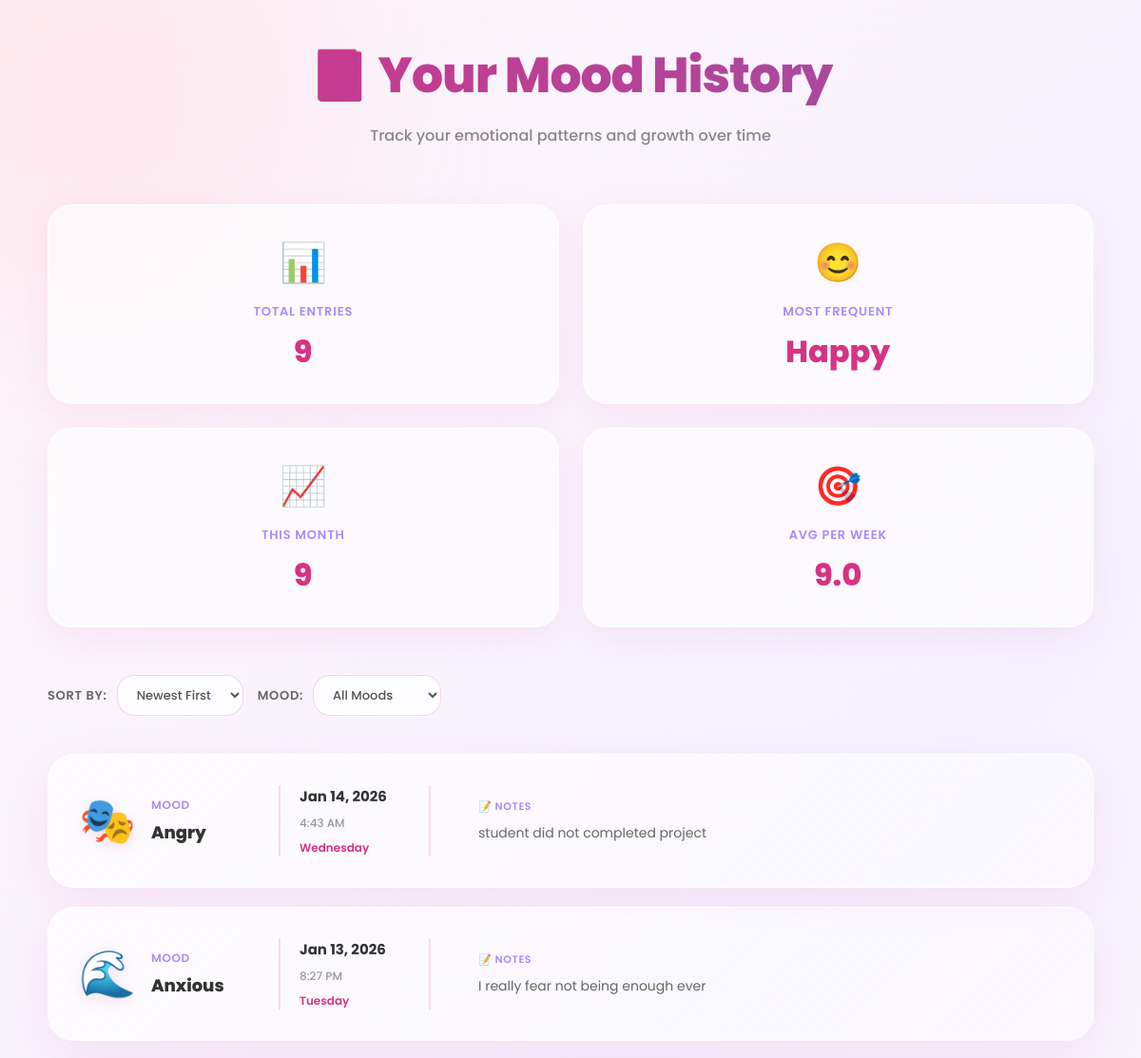
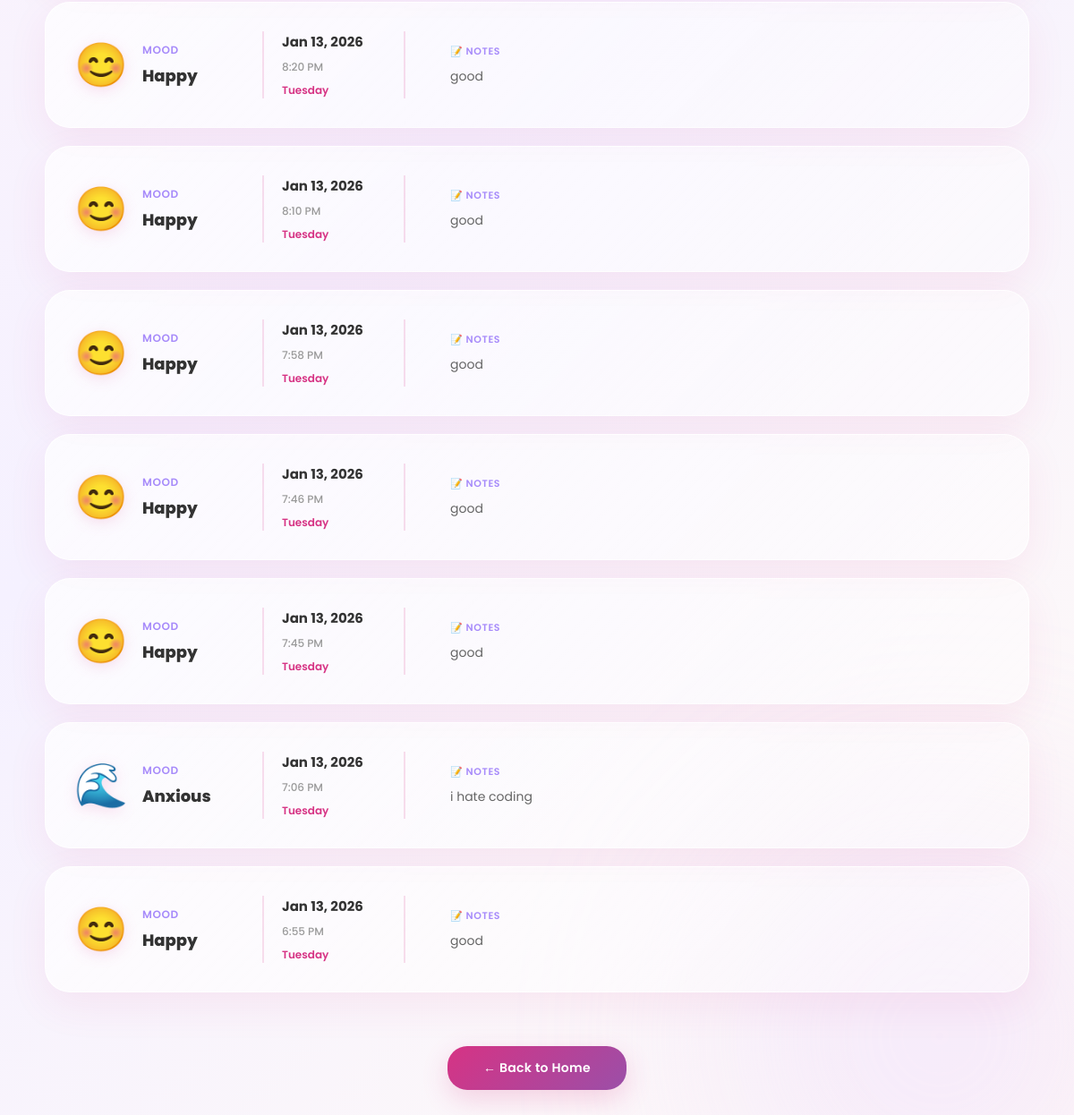
Page /history/ (signed in) on the committed database (2 pictures, top to bottom).
### myapp/models.py (models this page shows, shortened)
class Mood(models.Model):
    MOOD_CHOICES = [
        ("happy", "Happy"),
        ("sad", "Sad"),
        ("anxious", "Anxious"),
        ("angry", "Angry"),
        ("calm", "Calm"),
        ("tired", "Tired"),
    ]
    user = models.ForeignKey(User, on_delete=models.CASCADE)
    note = models.TextField()
    mood_type = models.CharField(max_length=20, choices=MOOD_CHOICES)
    created_at = models.DateTimeField(auto_now_add=True)

### myapp/views.py (the view)
# urls.py: path('history/', mood_history, name='mood_history'),
@login_required(login_url='/login/')
def mood_history(request):
    moods = Mood.objects.filter(user=request.user).order_by('-created_at')
    sort_by = request.GET.get('sort', 'newest')
    mood_filter = request.GET.get('mood', '')
    if sort_by == 'oldest':
        moods = moods.order_by('created_at')
    else:
        moods = moods.order_by('-created_at')
    if mood_filter:
        moods = moods.filter(mood_type__iexact=mood_filter)
    total_entries = Mood.objects.filter(user=request.user).count()
    most_common_mood = 'N/A'
    if total_entries > 0:
        mood_counts = Mood.objects.filter(user=request.user).values('mood_type').annotate(count=Count('id')).order_by('-count')
        if mood_counts.exists():
            most_common_mood = mood_counts[0]['mood_type']
    current_month_start = timezone.now().replace(day=1, hour=0, minute=0, second=0, microsecond=0)
    month_entries = Mood.objects.filter(user=request.user, created_at__gte=current_month_start).count()
    seven_days_ago = timezone.now() - timedelta(days=7)
    week_entries = Mood.objects.filter(user=request.user, created_at__gte=seven_days_ago).count()
    avg_per_week = week_entries
    paginator = Paginator(moods, 20)
    page_number = request.GET.get('page', 1)
    page_obj = paginator.get_page(page_number)
    context = {
        'moods': page_obj.object_list,
        'page_obj': page_obj,
        'total_entries': total_entries,
        'most_common_mood': most_common_mood,
        'month_entries': month_entries,
        'avg_per_week': avg_per_week,
        'username': request.user.username,
        'current_sort': sort_by,
        'current_mood_filter': mood_filter,
    }
    return render(request, 'mood_history.html', context)

### templates/mood_history.html (shortened to what this page needs)
{% load static %}
<!DOCTYPE html>
<html lang="en">
<head>
</head>
<body>
    <div class="history-container">
        <div class="history-header">
            <h1>📔 Your Mood History</h1>
            <p>Track your emotional patterns and growth over time</p>
        </div>
        {% if total_entries > 0 %}
        <div class="mood-stats">
            <div class="stat-card">
                <div class="stat-icon">📊</div>
                <div class="stat-label">Total Entries</div>
                <div class="stat-value">{{ total_entries }}</div>
            </div>
            <div class="stat-card">
                <div class="stat-icon">😊</div>
                <div class="stat-label">Most Frequent</div>
                <div class="stat-value" style="text-transform: capitalize;">{{ most_common_mood }}</div>
            </div>
            <div class="stat-card">
                <div class="stat-icon">📈</div>
                <div class="stat-label">This Month</div>
                <div class="stat-value">{{ month_entries }}</div>
            </div>
            <div class="stat-card">
                <div class="stat-icon">🎯</div>
                <div class="stat-label">Avg Per Week</div>
                <div class="stat-value">{{ avg_per_week|floatformat:1 }}</div>
            </div>
        </div>
        {% endif %}
        {% if total_entries > 0 %}
        <div class="filters-section">
            <div class="filter-group">
                <label class="filter-label">Sort By:</label>
                <select class="filter-select" id="sortFilter" onchange="applySortFilter()">
                    <option value="newest">Newest First</option>
                </select>
            </div>
            <div class="filter-group">
                <label class="filter-label">Mood:</label>
                <select class="filter-select" id="moodFilter" onchange="applyMoodFilter()">
                    <option value="">All Moods</option>
                </select>
            </div>
        </div>
        {% endif %}
        {% if moods %}
        <div class="entries-container">
            {% for mood in moods %}
            <div class="mood-entry-card" data-mood="{{ mood.mood_type }}">
                <div class="entry-content">
                    <div class="entry-mood-section">
                        <span class="mood-emoji-large">
                            {% if mood.mood_type == "happy" %}😊
                            {% elif mood.mood_type == "calm" %}🧘
                            {% elif mood.mood_type == "sad" %}💙
                            {% elif mood.mood_type == "anxious" %}🌊
                            {% elif mood.mood_type == "energetic" %}⚡
                            {% elif mood.mood_type == "grateful" %}🙏
                            {% elif mood.mood_type == "focused" %}🎯
                            {% else %}🎭
                            {% endif %}
                        </span>
                        <div class="mood-info">
                            <span class="mood-label-small">Mood</span>
                            <span class="mood-type-large">{{ mood.mood_type }}</span>
                        </div>
                    </div>
                    <div class="entry-datetime">
                        <span class="entry-date-main">{{ mood.created_at|date:"M d, Y" }}</span>
                        <span class="entry-date-time">{{ mood.created_at|time:"g:i A" }}</span>
                        <span class="entry-date-day">{{ mood.created_at|date:"l" }}</span>
                    </div>
                    <div class="entry-note-section">
                        <span class="entry-note-label">📝 Notes</span>
                        <div class="entry-note-text {% if not mood.note %}empty{% endif %}">
                            {% if mood.note %}
                                {{ mood.note }}
                            {% else %}
                                No notes added
                            {% endif %}
                        </div>
                    </div>
                </div>
            </div>
            {% endfor %}
        </div>
        {% endif %}
        <div class="footer-nav">
            <a href="{% url 'home' %}" class="back-btn">← Back to Home</a>
        </div>
    </div>
</body>
</html>

### rows in the picture
Mood: mood_type "Angry", created_at "Jan 14, 2026", created_at "4:43 AM", created_at "Wednesday", note "student did not completed project"
Mood: mood_type "Anxious", created_at "Jan 13, 2026", created_at "8:27 PM", created_at "Tuesday", note "I really fear not being enough ever"
Mood: mood_type "Happy", created_at "Jan 13, 2026", created_at "8:20 PM", created_at "Tuesday", note "good"
Mood: mood_type "Happy", created_at "Jan 13, 2026", created_at "8:10 PM", created_at "Tuesday", note "good"
Mood: mood_type "Happy", created_at "Jan 13, 2026", created_at "7:58 PM", created_at "Tuesday", note "good"
Mood: mood_type "Happy", created_at "Jan 13, 2026", created_at "7:46 PM", created_at "Tuesday", note "good"
Mood: mood_type "Happy", created_at "Jan 13, 2026", created_at "7:45 PM", created_at "Tuesday", note "good"
Mood: mood_type "Anxious", created_at "Jan 13, 2026", created_at "7:06 PM", created_at "Tuesday", note "i hate coding"
Mood: mood_type "Happy", created_at "Jan 13, 2026", created_at "6:55 PM", created_at "Tuesday", note "good"

### other values in the picture
{{ total_entries }} "9"
{{ most_common_mood }} "Happy"
{{ month_entries }} "9"
{{ avg_per_week|floatformat:1 }} "9.0"
